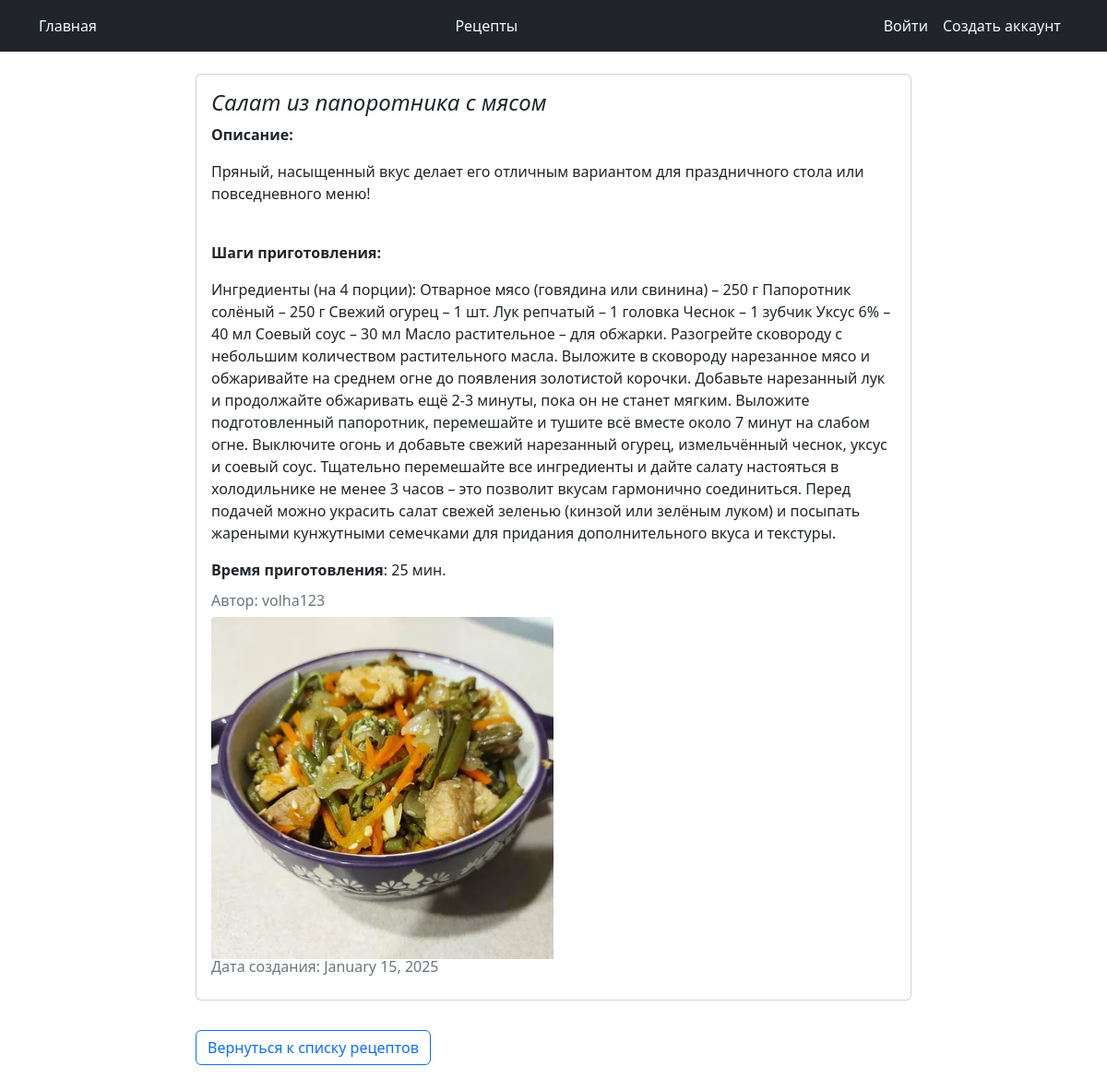
Screenshot of /recipe/list/7/ with the database file from the repository.
### recipesapp/models.py (models this page shows, shortened)
class Recipe(models.Model):
    class Meta:
        verbose_name = "Recipe"
        ordering = ['-title', 'created_at']
    title = models.CharField(max_length=150)
    description = models.TextField()
    steps_of_cooking = models.TextField()
    time_for_cooking = models.IntegerField(default=15)
    author = models.ForeignKey(User, on_delete=models.PROTECT)
    created_at = models.DateTimeField(auto_now_add=True)
    updated_at = models.DateTimeField(auto_now=True)
    archived = models.BooleanField(default=False)
    photo = models.ImageField(null=True,  blank=True, upload_to=recipe_photo_directory_path)

### recipesapp/views.py (the view)
# urls.py: path('list/<int:pk>/', RecipeDetailsView.as_view(), name='recipe_details'),
class RecipeDetailsView(DetailView):
    template_name = "recipesapp/recipe-details.html"
    model = Recipe
    context_object_name = "recipe"

### recipesapp/templates/recipesapp/recipe-details.html (shortened to what this page needs)
<!DOCTYPE html>
{% extends "recipesapp/base.html" %}
{% load static %}
    {% block content %}
    <div class="card mb-3">
      <div class="card-body">
        <h4 class="card-title"> <em>{{ recipe.title }}</em></h4>
        <p class="card-text"><b>Описание:</b></p>
        <p> {{ recipe.description }}</p>
        <br>
        <p class="card-text"><b>Шаги приготовления:</b></p>
        <p>{{ recipe.steps_of_cooking }}</p>
        <p class="card-text"><b>Время приготовления</b>: {{ recipe.time_for_cooking }} мин.</p>
        <h6 class="card-subtitle mb-2 text-muted">Автор: {{ recipe.author }}</h6>
      {% if recipe.photo %}
        <div>
            <img class="card-img-top" style="width:50%" src="{{ recipe.photo.url }}" alt="">
        </div>
      {% else %}
        <p class="card-text" style="color:red"><em><b>К сожалению, фото рецепта отсутствует.</b></em></p>
      {% endif %}
      <div>
        <p class="card-subtitle mb-2 text-muted" style="color:grey">Дата создания: {{ recipe.created_at|date:"F d, Y" }}</p>
      </div>
     </div>
    </div>
    {% if object.author == user or user.is_staff %}
      <div class="form-group py-3">
        <a class="btn btn-outline-info" href="{% url 'recipesapp:recipe_update' pk=recipe.pk %}">Изменить рецепт</a>
      </div>
      <div class="form-group py-3">
        <a class="btn btn-outline-danger" href="{% url 'recipesapp:recipe_delete' pk=recipe.pk %}">Удалить рецепт</a>
      </div>
      <div class="form-group py-3">
        <a class="btn btn-outline-primary" href="{% url 'recipesapp:list' %}">Вернуться к списку рецептов</a>
      </div>
    {% else %}
    <div class="form-group py-3">
      <a class="btn btn-outline-primary" href="{% url 'recipesapp:list' %}">Вернуться к списку рецептов</a>
    </div>
    {% endif %}
    {% endblock %}

### rows the page displays
Recipe: title "Салат из папоротника с мясом", description "Пряный, насыщенный вкус делает его отличным вариантом для праздничного стола или повседневного меню!", steps_of_cooking "Ингредиенты (на 4 порции): Отварное мясо (говядина или свинина) – 250 г Папоротник солёный – 250 г Свежий огурец – 1 шт. Лук репчатый – 1 головка Чеснок – 1 зубчик Уксус 6% – 40 мл Соевый соус – 30 мл Масло растительное – для обжарки. Разогрейте сковороду с небольшим количеством растительного масла. Выложите в сковороду нарезанное мясо и обжаривайте на среднем огне до появления золотистой корочки. Добавьте нарезанный лук и продолжайте обжаривать ещё 2-3 минуты, пока он не станет мягким. Выложите подготовленный папоротник, перемешайте и тушите всё вместе около 7 минут на слабом огне. Выключите огонь и добавьте свежий нарезанный огурец, измельчённый чеснок, уксус и соевый соус. Тщательно…", time_for_cooking "25", author "volha123", photo (picture), created_at "January 15, 2025"
